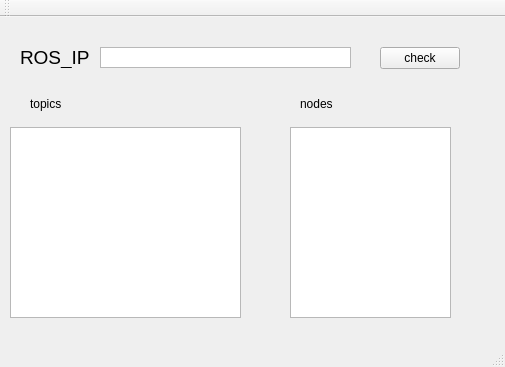
<?xml version="1.0" encoding="UTF-8"?>
<ui version="4.0">
 <class>MainWindow</class>
 <widget class="QMainWindow" name="MainWindow">
  <property name="geometry">
   <rect>
    <x>0</x>
    <y>0</y>
    <width>505</width>
    <height>367</height>
   </rect>
  </property>
  <property name="windowTitle">
   <string>MainWindow</string>
  </property>
  <widget class="QWidget" name="centralWidget">
   <widget class="QLabel" name="ros_ip_label">
    <property name="geometry">
     <rect>
      <x>20</x>
      <y>30</y>
      <width>81</width>
      <height>21</height>
     </rect>
    </property>
    <property name="font">
     <font>
      <pointsize>14</pointsize>
     </font>
    </property>
    <property name="text">
     <string>ROS_IP</string>
    </property>
   </widget>
   <widget class="QLabel" name="topics_label">
    <property name="geometry">
     <rect>
      <x>30</x>
      <y>80</y>
      <width>59</width>
      <height>14</height>
     </rect>
    </property>
    <property name="text">
     <string>topics</string>
    </property>
   </widget>
   <widget class="QLabel" name="nodes_label">
    <property name="geometry">
     <rect>
      <x>300</x>
      <y>80</y>
      <width>59</width>
      <height>14</height>
     </rect>
    </property>
    <property name="text">
     <string>nodes</string>
    </property>
   </widget>
   <widget class="QTextEdit" name="topics_textEdit">
    <property name="geometry">
     <rect>
      <x>10</x>
      <y>110</y>
      <width>231</width>
      <height>191</height>
     </rect>
    </property>
    <property name="horizontalScrollBarPolicy">
     <enum>Qt::ScrollBarAsNeeded</enum>
    </property>
    <property name="sizeAdjustPolicy">
     <enum>QAbstractScrollArea::AdjustToContents</enum>
    </property>
   </widget>
   <widget class="QTextEdit" name="nodes_textEdit">
    <property name="geometry">
     <rect>
      <x>290</x>
      <y>110</y>
      <width>161</width>
      <height>191</height>
     </rect>
    </property>
   </widget>
   <widget class="QTextEdit" name="ros_ip_textEdit">
    <property name="geometry">
     <rect>
      <x>100</x>
      <y>30</y>
      <width>251</width>
      <height>21</height>
     </rect>
    </property>
    <property name="verticalScrollBarPolicy">
     <enum>Qt::ScrollBarAlwaysOff</enum>
    </property>
   </widget>
   <widget class="QPushButton" name="pushButton">
    <property name="geometry">
     <rect>
      <x>380</x>
      <y>30</y>
      <width>80</width>
      <height>22</height>
     </rect>
    </property>
    <property name="text">
     <string>check</string>
    </property>
   </widget>
  </widget>
  <widget class="QMenuBar" name="menuBar">
   <property name="geometry">
    <rect>
     <x>0</x>
     <y>0</y>
     <width>505</width>
     <height>19</height>
    </rect>
   </property>
  </widget>
  <widget class="QToolBar" name="mainToolBar">
   <attribute name="toolBarArea">
    <enum>TopToolBarArea</enum>
   </attribute>
   <attribute name="toolBarBreak">
    <bool>false</bool>
   </attribute>
  </widget>
  <widget class="QStatusBar" name="statusBar"/>
 </widget>
 <layoutdefault spacing="6" margin="11"/>
 <resources/>
 <connections/>
</ui>
